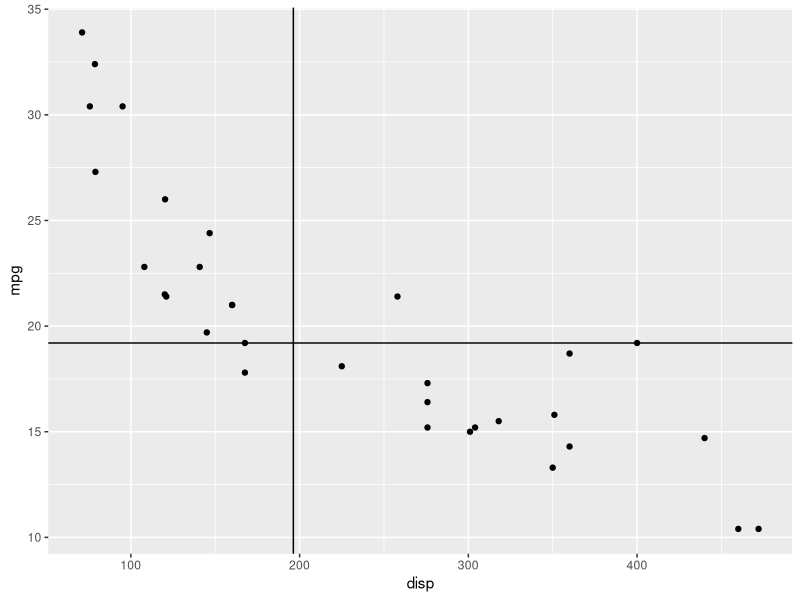
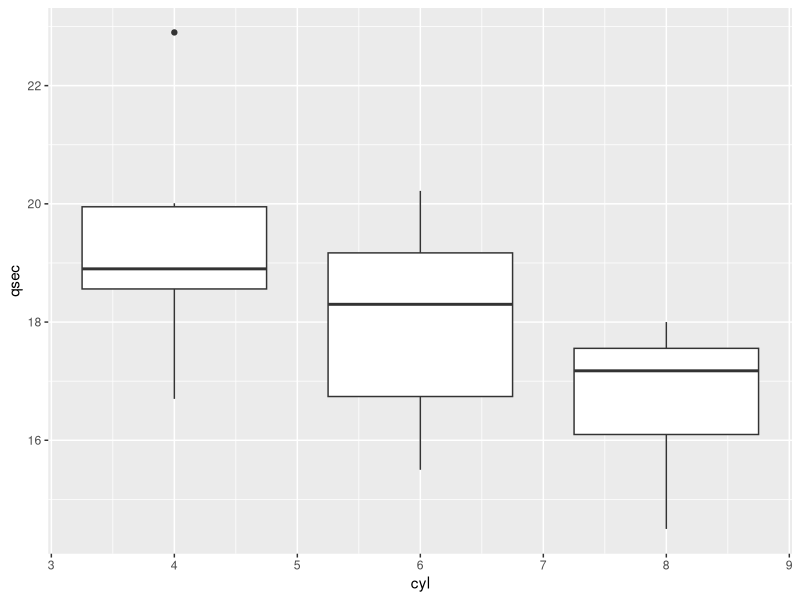

These figures' R source, in order:
## ---- chunk 1
knitr::opts_chunk$set(echo = TRUE)
## ---- chunk 2
is_prime <- function(n){
  if (n == 1){
    return(FALSE)
  }
  if (n == 2){
    return(TRUE)
  }
  for (i in 2:(n-1)){
    if (n %% i == 0){
      return(FALSE)
    }
  }
  return(TRUE)
}
## ---- chunk 3
nth_prime <- function(n){
  primes <- c()
  i <- 2
  while (length(primes) < n){
    if (is_prime(i)){
      primes <- c(primes, i)
    }
    i <- i + 1
  }
  return(primes[length(primes)])
}
## ---- chunk 4
sapply(seq(20), nth_prime)
## ---- chunk 5
x <- c(91, NA, 90, 7, 67, NA, 87, 36, 2, 93, 27, 16)
## ---- chunk 6
x <- x[!is.na(x)]
## ---- chunk 7
x[c(1, 3, 8)]
## ---- chunk 8
x[x > 50]
## ---- chunk 9
x[x %% 2 == 1]
## ---- chunk 10
library(ggplot2)
ggplot(data = mtcars) + geom_point(mapping = aes(x = disp, y = mpg)) +
  geom_abline(slope = 0, intercept = median(mtcars$mpg)) +
  geom_vline(xintercept = median(mtcars$disp))
## ---- chunk 11
ggplot(data = mtcars) + geom_boxplot(mapping = aes(x = cyl, y = qsec, group = cyl))
## ---- chunk 12
?geom_boxplot
